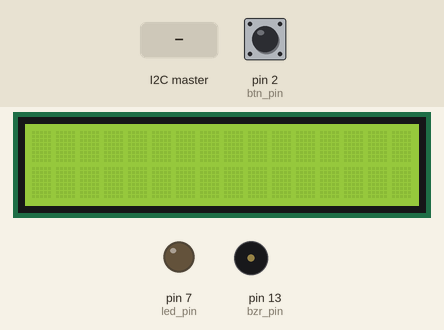
This sketch was run on a simulated Arduino Uno, built with avr-gcc and run on an emulated ATmega328P. On the bench: 16×2 character LCD, output pins drawn as LEDs (lit = HIGH), buzzer (waves = sounding). Dashed ring = blinking. The inputs (shaded band) are chosen by the test bench; at power-on: pin 2 (btn_pin) HIGH.

Above: at 1.2 s.
1.3 s: the I2C master sends the byte 1
At 2.11 s:
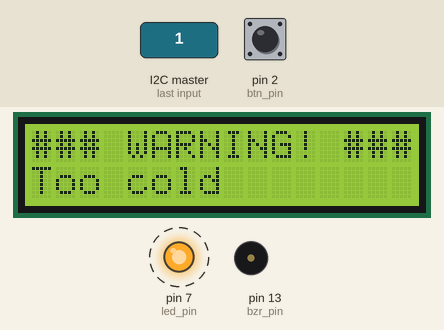
3.8 s: pin 2 (btn_pin) pulled LOW for 0.15 s
At 4.7 s:
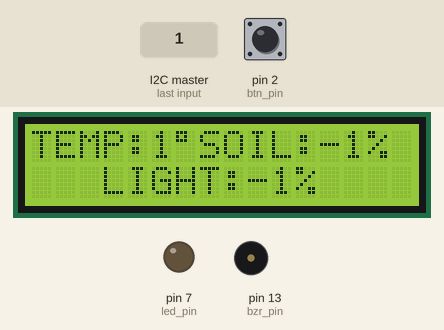
5.4 s: the I2C master sends the byte 90
At 5.71 s:
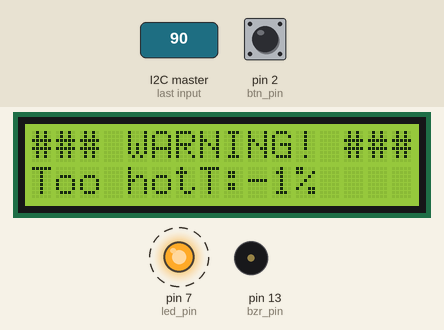
7.9 s: the I2C master sends the byte 0
At 8.72 s:
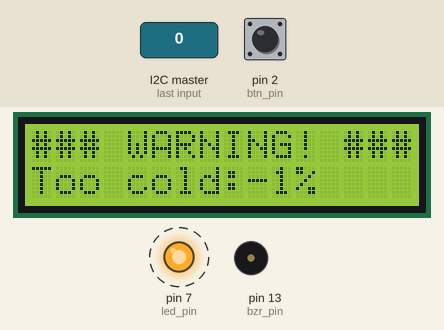
10.4 s: the I2C master sends the byte 200
At 10.72 s:
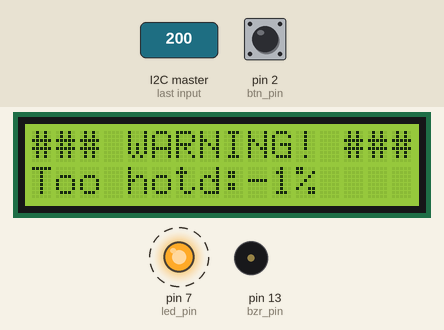
12.9 s: pin 2 (btn_pin) pulled LOW for 1 s
At 14.1 s:
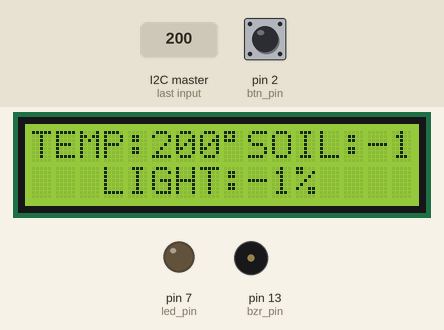
Timing chart, 0 to 15.9 s (numbered marks = the images above; inputs shaded):
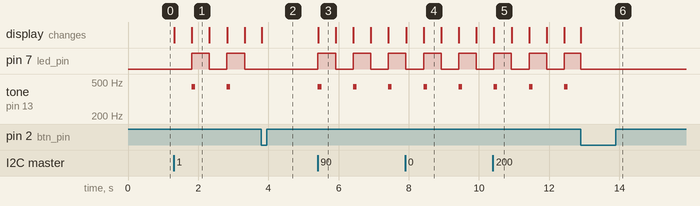

The sketch:

display.ino
```cpp
#include <LiquidCrystal.h>
#include <Wire.h>

// lcd
const int rs = 10, en = 9, d4 = 6, d5 = 5, d6 = 4, d7 = 3;
LiquidCrystal lcd(rs, en, d4, d5, d6, d7);

// other pins
const int btn_pin = 2, led_pin = 7, bzr_pin = 13;

// warning variables
bool dispayWarning = false;
unsigned long nextWarningFlash = 0;
int warningFlashDelay = 500; // milliseconds
bool warningFlashState = true;
bool canBeWarning[3] = {true, true, true};

int warningCode = 0;

// 0 - No Warning
// 1 - Too Dry
// 2 - Too Hot
// 3 - Too Cold

int temperature = 20;
int lightLevel = 0;
int moisture = 50;

// custom degree character
byte degree[8] = {
  0b11100,
  0b10100,
  0b11100,
  0b00000,
  0b00000,
  0b00000,
  0b00000,
  0b00000
};

void setup() {

  // initialise LCD
  lcd.begin(16, 2);

  // load custom character
  lcd.createChar(0, degree);

  // assign pins and button interupt
  pinMode(led_pin, OUTPUT);
  pinMode(btn_pin, INPUT_PULLUP);
  attachInterrupt(digitalPinToInterrupt(btn_pin), buttonPress, FALLING);

  // connect to master arduino
  Wire.begin(A5);
  Wire.onReceive(receiveEvent);
}

// used to turn off warning when values return to normal
void turnOffWarning() {
  dispayWarning = false;
  warningCode = 0;
  digitalWrite(led_pin, LOW);
}

// receive data from master arduino
void receiveEvent(int howMany) {

  // read transmitted sensor data
  temperature = Wire.read();
  lightLevel = Wire.read();
  moisture = Wire.read();

  // if there are any extra bytes read them to clear the wire
  while (Wire.available() > 0) {
    Wire.read();
  }

  // warning checks
  if (moisture < 20) {
    dispayWarning = true;
    warningCode = 1;
  } else {
    if (warningCode == 1) {
      turnOffWarning();
    }
    canBeWarning[0] = true;
  }
  if (temperature > 25) {
    dispayWarning = true;
    warningCode = 2;
  } else {
    if (warningCode == 2) {
      turnOffWarning();
    }
    canBeWarning[1] = true;
  }
  if (temperature < 15) {
    dispayWarning = true;
    warningCode = 3;
  } else {
    if (warningCode == 3) {
      turnOffWarning();
    }
    canBeWarning[2] = true;
  }

  // update lcd
  if (dispayWarning && canBeWarning[warningCode-1]) {
    warningMsg();
  } else {
    updateLCD(temperature, moisture, lightLevel);
  }
}

// display given sensor data on LCD
void updateLCD(int temp, int soil_hum, int light) {
  lcd.setCursor(0, 0);
  lcd.print("TEMP:"); lcd.print(temp); lcd.write(byte(0));
  lcd.print("SOIL:"); lcd.print(soil_hum); lcd.print("%");
  lcd.setCursor(0, 1);
  lcd.print("   LIGHT:"); lcd.print(light); lcd.print("%");
  lcd.print("       ");
}

// displays a flashing warning
void warningMsg() {
  unsigned long currentTime = millis();

  // if it's time to flip warning flash state
  if (currentTime > nextWarningFlash) {

    // flip warning flash state
    warningFlashState = !warningFlashState;

    digitalWrite(led_pin, warningFlashState);

    // write common top line of display
    lcd.setCursor(0, 0);
    if (warningFlashState) {
      tone(bzr_pin, 440, 100);
      lcd.print("### WARNING! ###");
    } else {
      lcd.print("    WARNING!    ");
    }

    // write specific bottom line of display
    lcd.setCursor(0, 1);
    switch(warningCode) {
      case 1:
        lcd.print("Soil is too dry"); break;
      case 2:
        lcd.print("Too hot"); break;
      case 3:
        lcd.print("Too cold"); break;
    }

    // set next flash time
    nextWarningFlash = currentTime + warningFlashDelay;
  }
}

// turn off warning if button is pressed
void buttonPress() {
  dispayWarning = false;
  canBeWarning[warningCode-1] = false;
  warningCode = 0;
  digitalWrite(led_pin, LOW);
  updateLCD(temperature, moisture, lightLevel);
}

void loop() {
  // the warning message is dynamic so it needs to be updated
  if (dispayWarning && canBeWarning[warningCode-1]) {
    warningMsg();
  }
}
```

Measured:
- after the input at 1.3 s, pin 7 (led_pin): alternates HIGH for 0.50 s and LOW for 0.50 s, starting after 0.52 s; tone on pin 13 (bzr_pin): alternates 440 Hz for 0.10 s and silent for 0.90 s, starting after 0.52 s; the display: first changes at once (image 1 shows a later state)
- after the input at 3.8 s, pin 7 (led_pin): stops changing and stays LOW; tone on pin 13 (bzr_pin): stops changing and stays silent; the display: changes at once (image 2)
- after the input at 5.4 s, pin 7 (led_pin): alternates HIGH for 0.50 s and LOW for 0.50 s, starting at once; tone on pin 13 (bzr_pin): alternates 440 Hz for 0.10 s and silent for 0.90 s, starting at once; the display: changes at once (image 3)
- after the input at 7.9 s, the display: first changes at once (image 4 shows a later state)
- after the input at 10.4 s, the display: changes at once (image 5)
- after the input at 12.9 s, pin 7 (led_pin): goes on until 12.9 s, then stays LOW; tone on pin 13 (bzr_pin): stops changing and stays silent; the display: changes at once (image 6)
- what the display in image 1 shows lasts 0.5 s, from 1.8 s to 2.3 s
